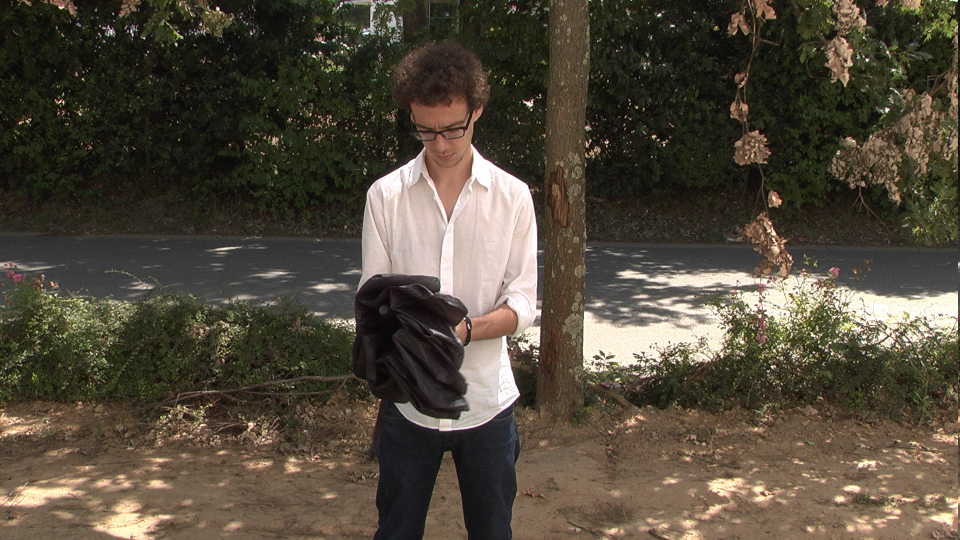
%> input picture datasets/Gaze-3D/color/Image_18_L.png, 1920 x 1080 px (shown at 1/2 size); its folder holds only this picture in this run
$ octave demo.m   (GNU Octave 9; MATLAB toolbox functions it lacks are replaced by stand-ins)
%> lines starting %> are read from the running program, lines starting %| are printed output that depends on the picture; in (x1, y1, x2, y2) boxes, pixels count from 0 and x2, y2 are one past the last pixel; in counts of white or black regions, pixels touching at a corner belong together; the program's own positions count from 1
### mfiles/makeDefaultParams_depth.m
function params =  makeDefaultParams_depth
%Sets the default parameters for the grouping saliency map
%
%inputs: none
%
%Outputs:
%params - parameter structure for grouping saliency map
%
%By Alexander Russell and Stefan Mihalas, Johns Hopkins University, 2012

fprintf('\nCreating parameters. \n');

%pyramid levels over which to compute
minLevel = 1;%leave as 1
maxLevel =10; %How many times do you want to downsample the pyramid

%Set downsampling mode
downSample = 'full'; %downsample by 'half' or 'full' octave. better performance at full

params.channels = ['ICOT']; %feature channels on which to operate
                           %I - intensity
                           %C - color opponency
                           %O - orientation
                           %T - depth

params.maxLevel = maxLevel;
params.minSize = 3; % minimum image size after downsampling


%ENTER EDGE MAP ORIENTATIONS (DEG) FOR 1ST QUADRANT ONLY INTO ORI
%   - computations are done on ori and ori + 90 degrees
ori = [0 45];
oris = deg2rad([ori (ori+90)] );

%Enter zero crossing radius of Center surround and x where the std of the outer gauss = x*(std inner gauss)
[sigma1,sigma2] = calcSigma(2,3);

%Center-Surround parameters
params.csPrs.inner = sigma1;
params.csPrs.outer =sigma2;
params.csPrs.depth = maxLevel;
params.csPrs.downSample = downSample;

% center-surround mask
csPrs = params.csPrs;
params.csPrs.CSmsk = makeCentreSurround(csPrs.inner,csPrs.outer);

%get radius of zero crossing in center surround mask
temp = params.csPrs.CSmsk(round(size(params.csPrs.CSmsk,1)/2),:);
temp(temp>0)= 1;
temp(temp<0)= -1;
zc = temp(round(size(params.csPrs.CSmsk,2)/2):end-1)-temp(round(size(params.csPrs.CSmsk,1)/2)+1:end);
R0 = find(abs(zc)==2);
fprintf('Center Surround Radius is %d pixels. \n\n',R0);

%gabor filter parameters for orientation channel
params.gaborPrs.lamba = 8; %wavelenth
params.gaborPrs.sigma = 0.4*params.gaborPrs.lamba; %std of gaussian
params.gaborPrs.gamma = 0.8;%aspect ratio

% make gabor pyramid masks
gaborPrs = params.gaborPrs;
for i = 1:length(oris)
    params.gaborPrs.Evmsk{i} = makeEvenOrientationCells(oris(i),gaborPrs.lamba,gaborPrs.sigma,gaborPrs.gamma);
end

%even orientation cell parameters
params.evenCellPrs.minLevel = minLevel;
params.evenCellPrs.maxLevel = maxLevel;
params.evenCellPrs.oris = oris;
params.evenCellPrs.numOri = length(oris);
params.evenCellPrs.lambda = 4; %gabor filter wavlength
params.evenCellPrs.sigma = 0.56*params.evenCellPrs.lambda; %std of gaussian in gabor filter
params.evenCellPrs.gamma = 0.5; %aspect ratio of gabor filter

% make even mask
evenprs = params.evenCellPrs;
for i = 1:evenprs.numOri
    params.evenCellPrs.Evmsk{i} =  makeEvenOrientationCells(evenprs.oris(i),evenprs.lambda,evenprs.sigma,evenprs.gamma);
end

%odd orientation cell parameters
params.oddCellPrs.minLevel = minLevel;
params.oddCellPrs.maxLevel = maxLevel;
params.oddCellPrs.oris = oris;
params.oddCellPrs.numOri = length(oris);
params.oddCellPrs.lambda = 4;
params.oddCellPrs.sigma = 0.56*params.oddCellPrs.lambda;
params.oddCellPrs.gamma = 0.5;

% make odd mask
oddprs = params.oddCellPrs;
for i = 1:oddprs.numOri
    params.oddCellPrs.Oddmsk1{i} = makeOddOrientationCells_batch(oddprs.oris(i),oddprs.lambda,oddprs.sigma,oddprs.gamma);
end

%border pyramid paramers
params.bPrs.minLevel = minLevel;
params.bPrs.maxLevel = maxLevel;
params.bPrs.numOri = length(oris);
params.bPrs.alpha = 1;
params.bPrs.oris = oris;
params.bPrs.CSw = 1; %inhibition between CS pyramids

%von Mises distribution paramers
params.vmPrs.minLevel = minLevel;
params.vmPrs.maxLevel = maxLevel;
params.vmPrs.oris = oris;
params.vmPrs.numOri = length(oris);
params.vmPrs.R0 =R0;

% make von Mises masks
vmPrs = params.vmPrs;
dim1 = -3*vmPrs.R0:3*vmPrs.R0;
dim2 = dim1;
for i = 1:vmPrs.numOri
    [params.vmPrs.msk_1{i},params.vmPrs.msk_2{i}] =  makeVonMises(vmPrs.R0, vmPrs.oris(i)+pi/2,dim1,dim2);
end

%Grouping Cell inhibition parameters
params.giPrs.w_sameChannel = 1;% Inhibitory weight for same channel inhibition

### mfiles/normalizeImage.m
% normalizeImage - linearly normalize an array.
%
% res = normalizeImage(data);
%    Linearly normalize data between 0 and 1.
%
% res = normalizeImage(img,range);
%    Lineary normalize data between range(1) and range(2)
%    instead of [0,1]. The special value range = [0 0]
%    means that no normalization is performed, i.e., res = img.

% This file is part of the SaliencyToolbox - Copyright (C) 2006-2008
% by Dirk B. Walther and the California Institute of Technology.
% See the enclosed LICENSE.TXT document for the license agreement.
% More information about this project is available at:
% http://www.saliencytoolbox.net

function res = normalizeImage(img,varargin)

if (length(varargin) >= 1) range = varargin{1};
else range = [0,1]; end

if ((range(1) == 0) & (range(2) == 0))
  res = img;
  return;
end

mx = max(img(:));
mn = min(img(:));

if (mx == mn)
    if mx == 0
        res = img.*0;
    else
        res = img - mx + 0.5*sum(range);
    end
else
  res = (img - mn) / (mx - mn) * abs(range(2)-range(1)) + min(range);
end

### mfiles/makeColors.m
function [in,R,G,B,Y] = makeColors(im)
%generates the red green blue and yellow color channels as defined in the
%Itti et al (1998) paper
%
%inputs:
%
%im - input image
%
%outputs:
%
%in - intensity
%R - red
%G - green
%B - blue
%Y - yellow
%
%By Alexander Russell and Stefan Mihalas, Johns Hopkins University, 2012

fprintf('Generating color channels according to Itti et al (1998)\n');

r = im(:,:,1);
g = im(:,:,2);
b = im(:,:,3);

in = (r+g+b)./3;

msk = in;
msk(msk<0.1*max(max(in)))=0;
msk(msk~=0)=1;
r=safeDivide(r.*msk,in);
g=safeDivide(g.*msk,in);
b=safeDivide(b.*msk,in);

R = r-(g+b)./2;
R(R<0) = 0;

G = g-(r+b)./2;
G(G<0) = 0;

B = b-(r+g)./2;
B(B<0) = 0;

Y = (r+g)./2-abs(r-g)./2-b;
Y(Y<0) = 0;

### mfiles/runProtoSal_depth.m
function [h] = runProtoSal_depth(im,params)
%Runs the proto-object based saliency algorithm
%
%inputs:
%filename - filename of image
%
%By Alexander Russell and Stefan Mihalas, Johns Hopkins Univeristy, 2012

fprintf('\nStart Proto-Object Saliency\n')
%generate feature channels
img = generateChannels_depth(im,params);
%generate border ownership structures
[b1Pyr, b2Pyr, params]  = makeBorderOwnership_batch(img,params);
%generate grouping pyramids
gPyr = makeGrouping(b1Pyr,b2Pyr,params);
%normalize grouping pyramids and combine into final saliency map
h = ittiNorm_depth(gPyr,4); % 4 for 'full' down sampling

fprintf('\nDone\n\n')

### mfiles/calcSigma.m
function [sigma1,sigma2] = calcSigma(r,x)
%calculates the sigma values for a Difference of Guassians to have a zero
%crossing at radius r.
%
%inputs:
%r - radius of inner gaussian
%x - multiplier for outer gaussian radius
%outputs:
%sigma1 - inner gauss standard deviation
%sigma2 outter gauss standard deviation


sigma1 = r^2/(4*log(x))*(1-1/x^2);
sigma1 = sqrt(sigma1);
sigma2 = x*sigma1;

### mfiles/makeCentreSurround.m
function msk = makeCentreSurround(std_center,std_surround)
%Makes the Centre Surround convolution matrix
%inputs:
%   std_center - standard deviation of center
%   std_surround - standard deviation of surround
%
%outputs:
%msk - output convolution mask
%
%By Alexander Russell and Stefan Mihalas, Johns Hopkins University, 2010

%check inputs
if (nargin ~= 2)
    error('incorrect number of input arguments for makeCentreSurround');
end

%% ------------------------create mask------------------------------------
%mask dimensions
center_dim = ceil(3*std_center);
surround_dim = ceil(3*std_surround);

%create guassians
idx_center = -center_dim:center_dim;
idx_surround = -surround_dim:surround_dim;
msk_center = makeGauss(idx_center,idx_center,std_center,std_center,0);
msk_surround = makeGauss(idx_surround, idx_surround,std_surround,std_surround,0);

%Difference of gaussians
msk = -msk_surround;
msk((surround_dim+1-center_dim):(surround_dim+1+center_dim),(surround_dim+1-center_dim):(surround_dim+1+center_dim)) = msk((surround_dim+1-center_dim):(surround_dim+1+center_dim),(surround_dim+1-center_dim):(surround_dim+1+center_dim))+msk_center;
msk = msk-((sum(sum(msk)))/(size(msk,1)*size(msk,2)));

### mfiles/makeEvenOrientationCells.m
function msk =  makeEvenOrientationCells(theta,lambda,sigma,gamma)
%Makes  even gabor filter
%
%inputs:
%theta - orientation of gabor filter
%lamba - wavelength of gabor filter
%sigma - std of gaussian envelope in gabor filter
%gamma - aspect ratio of gabor filter
%
%outputs:
%msk - Even orientation convolution mask
%
%By Alexander Russell and Stefan Mihalas, Johns Hopkins Univeristy 2012

%decode inputs
if (nargin ~= 4)
    error('Incorrect number of input arguments for makeEvenOrientationCells');
end
sigma_x= sigma;
sigma_y = sigma/gamma;

% Bounding box
nstds = 2;
xmax = max(abs(nstds*sigma_x*cos(pi/2-theta)),abs(nstds*sigma_y*sin(pi/2-theta)));
xmax = ceil(max(1,xmax));
ymax = max(abs(nstds*sigma_x*sin(pi/2-theta)),abs(nstds*sigma_y*cos(pi/2-theta)));
ymax = ceil(max(1,ymax));
xmin = -xmax; ymin = -ymax;
[x,y] = meshgrid(xmin:xmax,ymin:ymax);

% Rotation

x_theta=x*cos(pi/2-theta)+y*sin(pi/2-theta);
y_theta=-x*sin(pi/2-theta)+y*cos(pi/2-theta);

msk = 1/(2*pi*sigma_x *sigma_y) * exp(-.5*(x_theta.^2/sigma_x^2+y_theta.^2/sigma_y^2)).*cos(2*pi/lambda*x_theta);
msk = msk-mean(mean(msk));

### mfiles/makeOddOrientationCells_batch.m
% function [msk1, msk2] =  makeOddOrientationCells(theta,lambda,sigma,gamma)
function msk1 =  makeOddOrientationCells_batch(theta,lambda,sigma,gamma)
%Makes  odd gabor filter
%
%inputs:
%theta - orientation of gabor filter
%lamba - wavelength of gabor filter
%sigma - std of gaussian envelope in gabor filter
%gamma - aspect ratio of gabor filter
%
%outputs:
%msk1 - odd-gabor filter polarity 1
%msk2 - odd-gabor filter polarity 2
%
%By Alexander Russell and Stefan Mihalas, Johns Hopkins University, 2012

if nargin ~= 4
    error('Incorrect number of inputs for makeOddOrientationCells');
end

if (nargin ~= 4)
    error('Incorrect number of input arguments for makeEvenOrientationCells');
end
sigma_x= sigma;
sigma_y = sigma/gamma;

% Bounding box
nstds = 2;
xmax = max(abs(nstds*sigma_x*cos(pi/2-theta)),abs(nstds*sigma_y*sin(pi/2-theta)));
xmax = ceil(max(1,xmax));
ymax = max(abs(nstds*sigma_x*sin(pi/2-theta)),abs(nstds*sigma_y*cos(pi/2-theta)));
ymax = ceil(max(1,ymax));
xmin = -xmax; ymin = -ymax;
[x,y] = meshgrid(xmin:xmax,ymin:ymax);

% Rotation

x_theta=x*cos(pi/2-theta)+y*sin(pi/2-theta);
y_theta=-x*sin(pi/2-theta)+y*cos(pi/2-theta);

msk1 = 1/(2*pi*sigma_x *sigma_y) * exp(-.5*(x_theta.^2/sigma_x^2+y_theta.^2/sigma_y^2)).*sin(2*pi/lambda*x_theta);
msk1 = msk1-mean(mean(msk1));

% not needed since we only use one contrast polarity
% msk2 = 1/(2*pi*sigma_x *sigma_y) * exp(-.5*(x_theta.^2/sigma_x^2+y_theta.^2/sigma_y^2)).*sin(2*pi/lambda*x_theta+pi);
% msk2 = msk2-mean(mean(msk2));

### mfiles/makeVonMises.m
function [msk1,msk2]  = makeVonMises(R0,theta0,dim1,dim2)
%this function makes the grouping filter derived from gestaldt
%pyschophysics and the Von Mises distribution
%
%inputs:
%R0 - Center surround exictatory standard deviation
%theta0 - orientation of Edge mask
%dim1 - vector of pixels along first dimension
%dim2 - vector of pixels along second dimension
%num_orientations - number of edge mask orientations
%
%outputs:
%msk1 - gestalt mask with centre at theta0
%msk2 - gestalt mask with centre at theta0 + pi
%
%By Alexander Russell and Stefan Mihalas, Johns Hopkins University , 2010

%initialize variables
B =  R0;
if dim2(1) == min(dim2)
    dim2 = fliplr(dim2);
end
%make grid
[X,Y] = meshgrid(dim1,dim2);


%convert to polar coordinates
R = sqrt(X.^2+Y.^2);
theta = atan2(Y,X);

%make masks
msk1 =exp(B.*cos(theta-(theta0)))./besseli(0,R-R0);
msk1(R==0) = 0; % added by bh
msk1 = msk1./max(max(msk1));

msk2 = exp(B.*cos(theta-(theta0+pi)))./besseli(0,R-R0);
msk2(R==0) = 0; % added by bh
msk2 = msk2./max(max(msk2));
end

### mfiles/generateChannels_depth.m
function img = generateChannels_depth(img_struct,params)
%Generates the data structure to hold the different channels the algorithm
%operates on
%
%Inputs:
%img_struct - input image to algorithm
%params - model parameter structure
%
%outputs:
%img - data structure holding different feature channels

im = img_struct.data;
im_depth = img_struct.depth_data;

[in, R,G,B,Y] = makeColors(im);
in_depth = im_depth(:,:,1);

%Generate color opponency channels
rg = R-G;
by = B-Y;
gr = G-R;
yb = Y-B;
%Threshold opponency channels
rg(rg<0) = 0;
gr(gr<0) = 0;
by(by<0) = 0;
yb(yb<0) = 0;

for c = 1:length(params.channels)
    if strcmp(params.channels(c),'I')
        %intensity
        img{c}.subtype{1}.data = in;
        img{c}.subtype{1}.type = 'Intensity';
        img{c}.type = 'Intensity';
    elseif strcmp(params.channels(c),'C')
        %color
        img{c}.type = 'Color';
        img{c}.subtype{1}.data = rg;
        img{c}.subtype{1}.type = 'Red-Green Opponency';

        img{c}.subtype{2}.data = gr;
        img{c}.subtype{2}.type = 'Green-Red Opponency';

        img{c}.subtype{3}.data = by;
        img{c}.subtype{3}.type = 'Blue-Yellow Opponency';

        img{c}.subtype{4}.data = yb;
        img{c}.subtype{4}.type = 'Yellow-Blue Opponency';
    elseif strcmp(params.channels(c),'O')
        %orientation
        img{c}.type = 'Orientation';
        img{c}.subtype{1}.data = in;
        img{c}.subtype{1}.ori = 0; %orientation channel angle
        img{c}.subtype{1}.type = 'Orientation';

        img{c}.subtype{2}.data = in;
        img{c}.subtype{2}.ori = pi/4;
        img{c}.subtype{2}.type = 'Orientation';

        img{c}.subtype{3}.data = in;
        img{c}.subtype{3}.ori = pi/2;
        img{c}.subtype{3}.type = 'Orientation';

        img{c}.subtype{4}.data = in;
        img{c}.subtype{4}.ori = 3*pi/4;
        img{c}.subtype{4}.type = 'Orientation';
    elseif strcmp(params.channels(c),'T') % added bh (4/27/15)
        %depth
        img{c}.subtype{1}.data = in_depth;
        img{c}.subtype{1}.type = 'Depth';
        img{c}.type = 'Depth';
    end
end

### mfiles/makeGauss.m
function msk = makeGauss(dim1,dim2,sigma_1,sigma_2,theta,x0,y0,norm)
%Returns a 2D gaussian mask. Axes are defined accoringd to
%        /
%       /theta
%       ----------- x
%      |
%      |
%      |
%      |
%      y
%
%inputs:
%dim1 - vector of points over which to compute gaussian in dimension 1
%dim2 - vector of points over whcih to compute gaussian in dimension 2
%std1 - standard deviation in dimension 1
%std2 - standard deviation in dimension 2
%theta - angle of rotation (if no input assumed 0)
%x0 - offset in dimention 1 (if no input assumed 0)
%y0 - offset in dimention 2 (if no input assumed 0)
%norm - 1 - normalize gaussian, 0 - don't normalize (assumed 1)
%
%outputs:
%msk - size(dim1) x size(dim2) matrix of gaussian
%
%By Alexander Russell and Stefan Mihalas, Johns Hopkins University, 2010

%check inputs
if (nargin < 4) || (nargin > 8)
    error('Incorrect number of inputs for makeGauss');
elseif (nargin == 4)
    theta = 0;
    x0 = 0;
    y0 = 0;
elseif (nargin == 5)
    x0 = 0;
    y0 = 0;
elseif (nargin == 6)
    error('Both dimension 1 and dimension 2 offsets must be specified');
end
if nargin ~= 8 %normalize Gaussian
    norm =1;
end

msk = zeros(size(dim1,2),size(dim2,2));
[X,Y] = meshgrid(dim1,dim2);
a = cos(theta)^2/2/sigma_1^2 + sin(theta)^2/2/sigma_2^2;
b = -sin(2*theta)/4/sigma_1^2 + sin(2*theta)/4/sigma_2^2 ;
c = sin(theta)^2/2/sigma_1^2 + cos(theta)^2/2/sigma_2^2;

if norm
    msk = 1/(2*pi*sigma_1*sigma_2)* exp( - (a*(X-x0).^2 + 2*b*(X-x0).*(Y-y0) + c*(Y-y0).^2));
else
    msk = exp( - (a*(X-x0).^2 + 2*b*(X-x0).*(Y-y0) + c*(Y-y0).^2));
end

### demo.m
%{
Basic demo of the proto-object based saliency model with added depth information, which allows
users to test the model on different datasets. Simply run demo.m to start.

This code was inspired by the code from "A model of proto-object based saliency",
which was written by Alexander Russell and Stefan Mihalas (Johns Hopkins University, 2012).
Parts of this code are also inspired by Dirk Walther''s Saliency Toolbox (www.saliencytoolbox.net).

If you have questions about the code, feel free to contact me at: bhu6 (AT) jhmi (DOT) edu.
%}

clc
addpath('datasets');
addpath('mfiles');
addpath('mex');

params = makeDefaultParams_depth; % default parameters for the saliency model

%% Change the parameters here for different datasets (NUS-3D,Gaze-3D,NCTU-3D) and number of images (1-3)
params.dataset = 'NUS-3D'; % identifies which dataset to use (choose either 'NUS-3D','Gaze-3D', or 'NCTU-3D')
num_images = 3; % number of images to process from each dataset (choose either 1,2, or 3)
%%

d_color = dir(['datasets/' params.dataset '/color/']); % find the color images
imgFiles_color = {d_color(~[d_color.isdir]).name};
d_depth = dir(['datasets/' params.dataset '/depth/']); % find the depth images
imgFiles_depth = {d_depth(~[d_depth.isdir]).name};

% error checking to make sure correct dataset is given
if isempty(imgFiles_color) || isempty(imgFiles_depth)
    fprintf(['Please check your param.dataset variable. Valid choices are: ''NUS-3D'', ''Gaze-3D'', or ''NCTU-3D''' '\n']);
    return;
end

h = cell(num_images,1); % initialize for storing conspicuity maps
for i=1:num_images % loop over images

    fprintf('Processing image %d of %d: computing saliency map ...\n\n',i,num_images);

    % Load image
    im.data = normalizeImage(im2double(imread(imgFiles_color{i})));
%> in normalizeImage, `mx = max(img(:));`: mx = 1
%> in normalizeImage, `mn = min(img(:));`: mn = 0
    if strcmp(params.dataset, 'Gaze-3D')
        load(imgFiles_depth{i})
        im.depth_data = Depth_map; % depth data is in .mat format, not image format
    else
        im.depth_data = normalizeImage(im2double(imread(imgFiles_depth{i})));
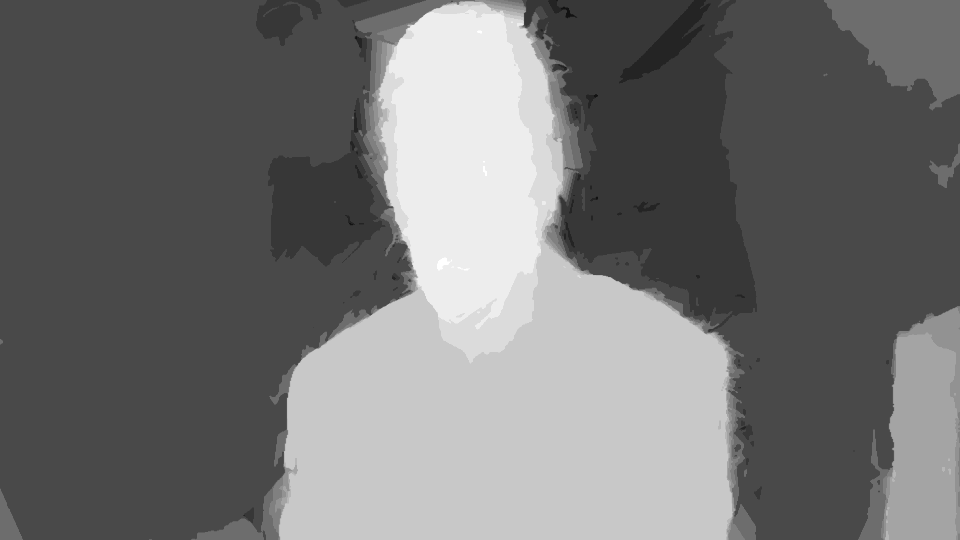
%> input picture datasets/NCTU-3D/depth/Captain_Depth_11.bmp, 1920 x 1080 px (shown at 1/2 size)
    end

    % Note: Gaze-3D dataset does not need edge cropping
    if strcmp(params.dataset, 'NUS-3D')
        % Crop image border to avoid edge effects (640x480 images)
        im.data = im.data(5:end-4,5:end-4,:); % 4 pixel border
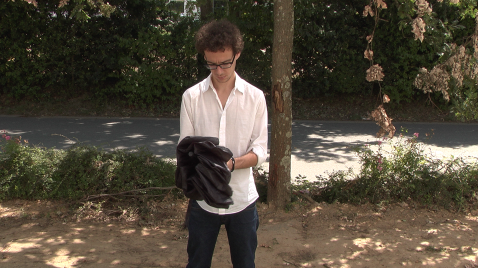
%> im.data: size 1072x1912x3 double (shown at 1/4 size); mean R, G, B 0.32, 0.288, 0.233
        im.depth_data = im.depth_data(5:end-4,5:end-4,:);
    elseif strcmp(params.dataset, 'NCTU-3D')
        % Crop image border to avoid edge effects (1920x1080 images)
        im.data = im.data(41:end-40,41:end-40,:); % 40 pixel border
        im.depth_data = im.depth_data(41:end-40,41:end-40,:);
    end

    % Run proto-object based saliency model
    h = runProtoSal_depth(im,params); % returns conspicuity maps for each feature channel: intensity, color, orientation, depth
%> in makeColors, `r = im(:,:,1);`:
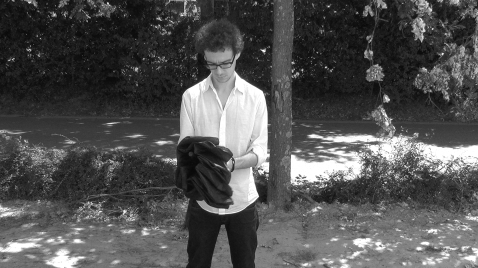
%> r: size 1072x1912 double (shown at 1/4 size); min 0, max 1, mean 0.32
%> in makeColors, `g = im(:,:,2);`:
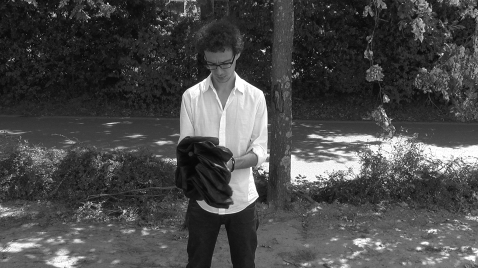
%> g: size 1072x1912 double (shown at 1/4 size); min 0, max 1, mean 0.288
%> in makeColors, `b = im(:,:,3);`:
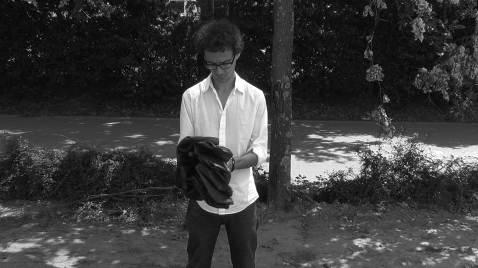
%> b: size 1072x1912 double (shown at 1/4 size); min 0, max 1, mean 0.233
%> in makeColors, `msk(msk<0.1*max(max(in)))=0;`:
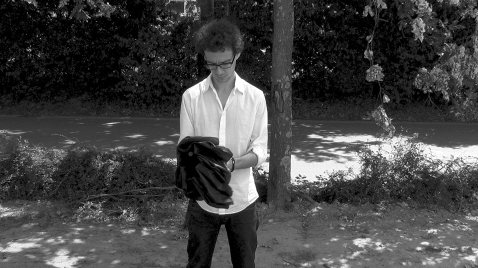
%> msk: size 1072x1912 double (shown at 1/4 size); min 0, max 1, mean 0.267
%> in makeColors, `msk(msk~=0)=1;`:
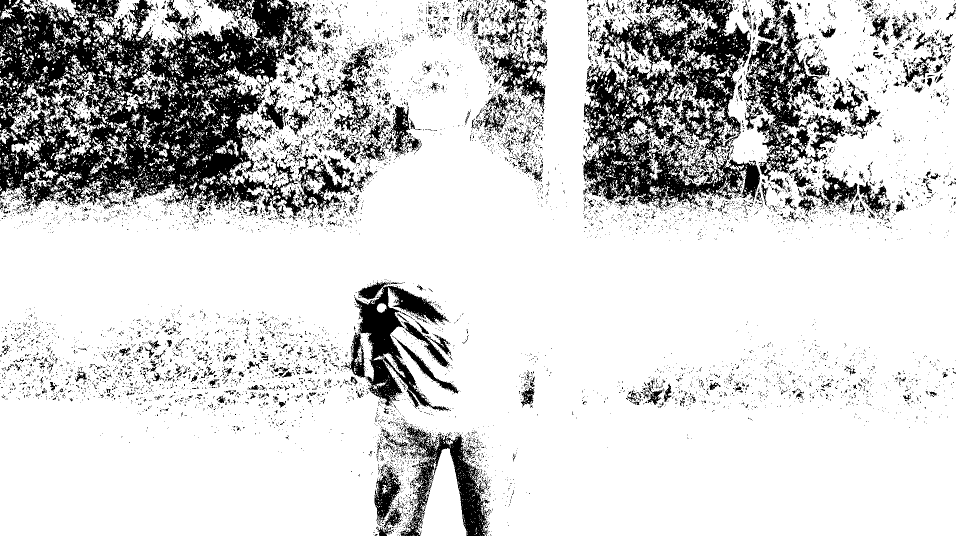
%> msk: size 1072x1912 double (shown at 1/2 size); values 0 (black) and 1 (white), 81.5% white; 9329 black regions (8745 under 20 px), largest, box (x1, y1, x2, y2) and area: (0, 0, 746, 432) 152106, (1166, 0, 1520, 422) 69021, (1488, 20, 1651, 375) 19459
%> the run ends on the next line
